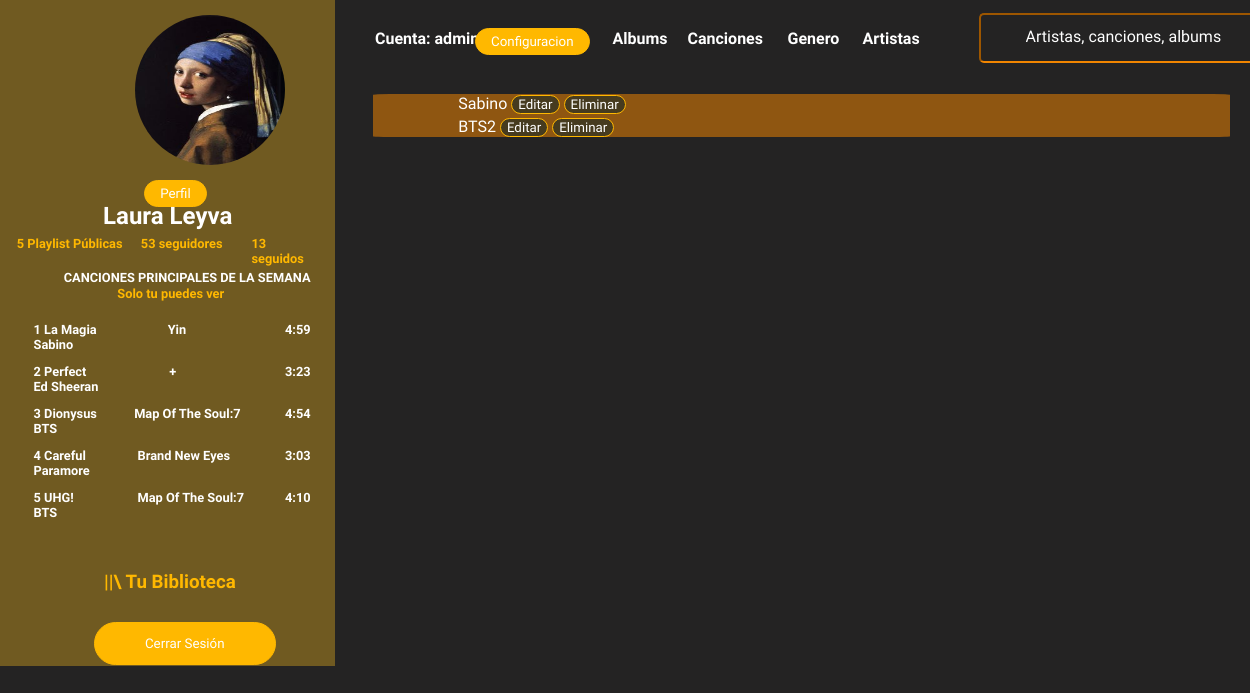
/m_artistas/ (signed in), run on an earlier commit of the app's database.
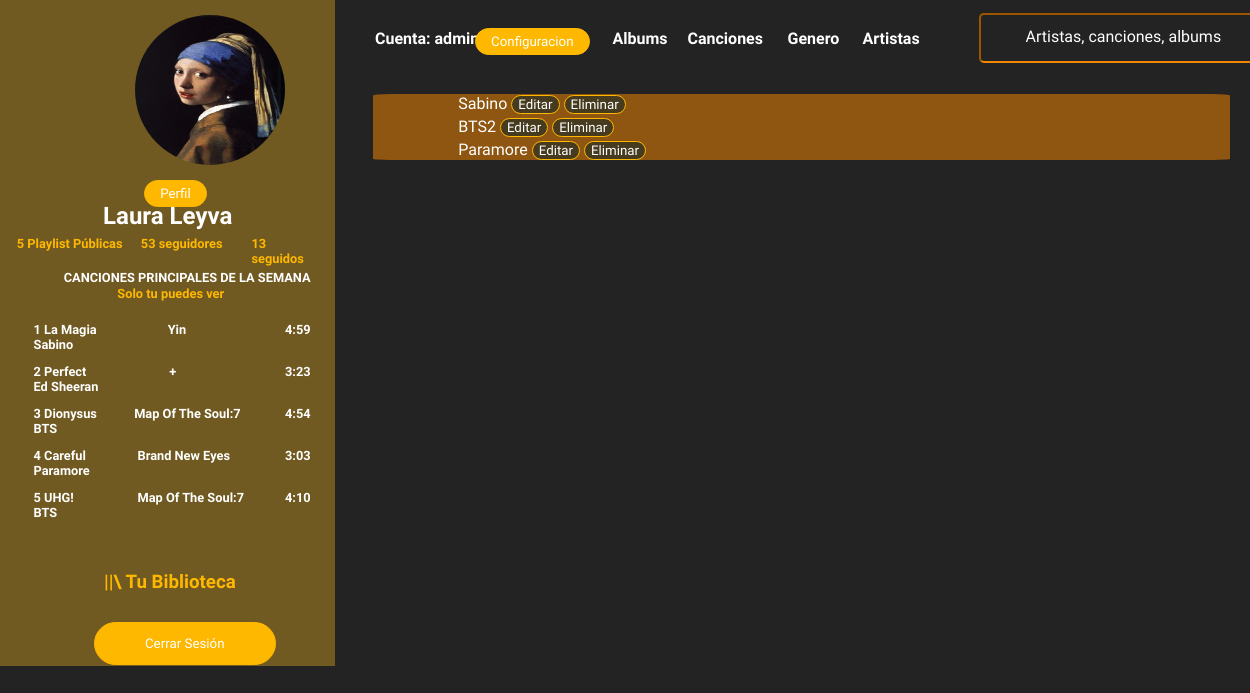
And on a later commit of the database.
### control_musica/models.py (models this page shows, shortened)
class Artistas(models.Model):
    artista = models.CharField(max_length = 50)
    seguidores = models.IntegerField(default=0)
    verificacion = models.BooleanField(default=False)
    foto = models.ImageField(upload_to='artistas/', default='albumes/default.jpg')

### control_musica/views.py (the view)
# urls.py: path('m_artistas/', views.m_artistas_view, name="m_artistas_view"),
@login_required
def m_artistas_view(request):
    artistas = Artistas.objects.all()
    return render(request, 'mostrar_artistas.html', {'artistas':artistas})

### templates/mostrar_artistas.html
{% extends 'Home.html' %}
{% block content %}
{% for Artista in artistas %}
<div class="mostrar_generos">
{{Artista.artista}}
    <button type="button" onclick="location.href = '/change_artista/{{Artista.pk}}'"  class="mostrar-button"> Editar </button>
    <button type="button" onclick="location.href = '/d_artistas/{{Artista.pk}}'"  class="mostrar-button"> Eliminar </button>
</div>
{% endfor %}
{% endblock %}

What changed in the data, as far as the page shows it:
added Artistas: artista "Paramore"
